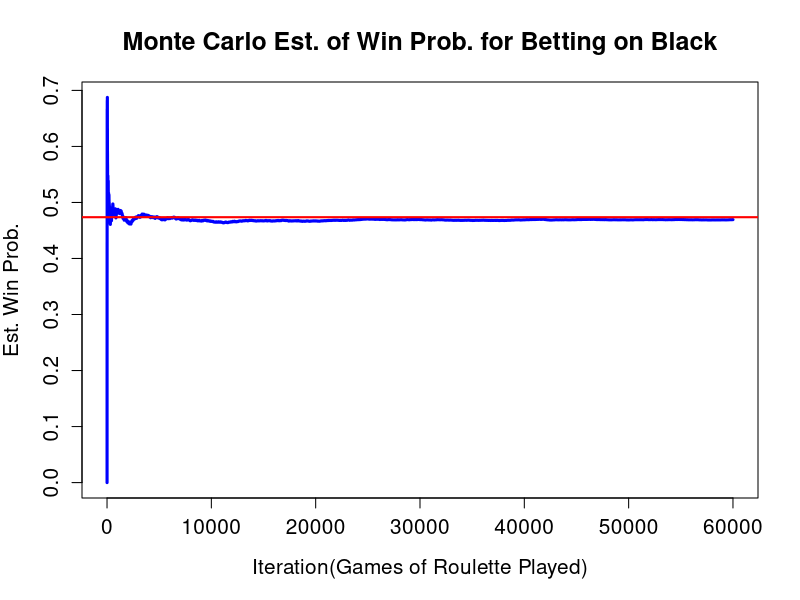
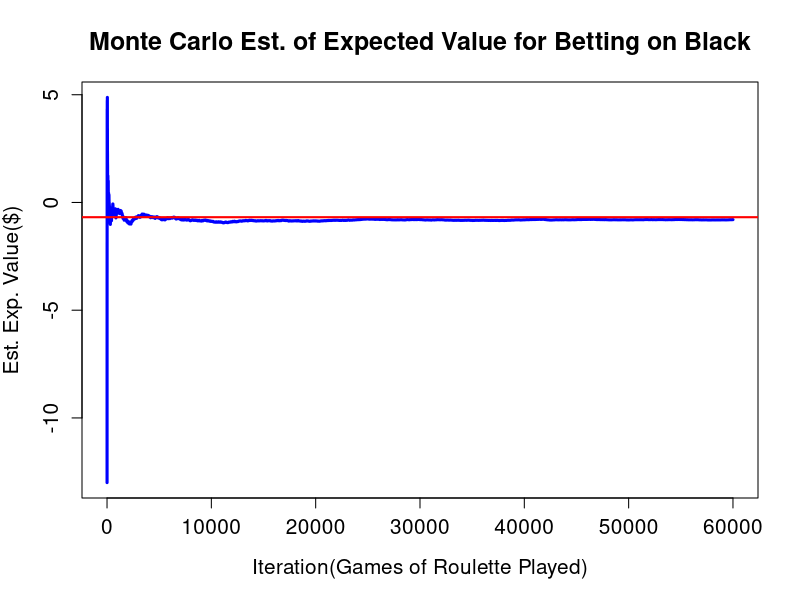
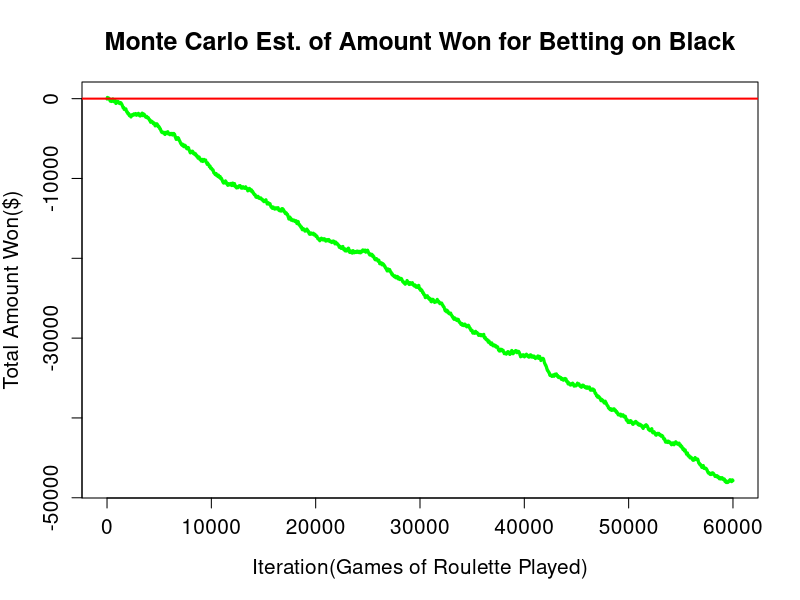
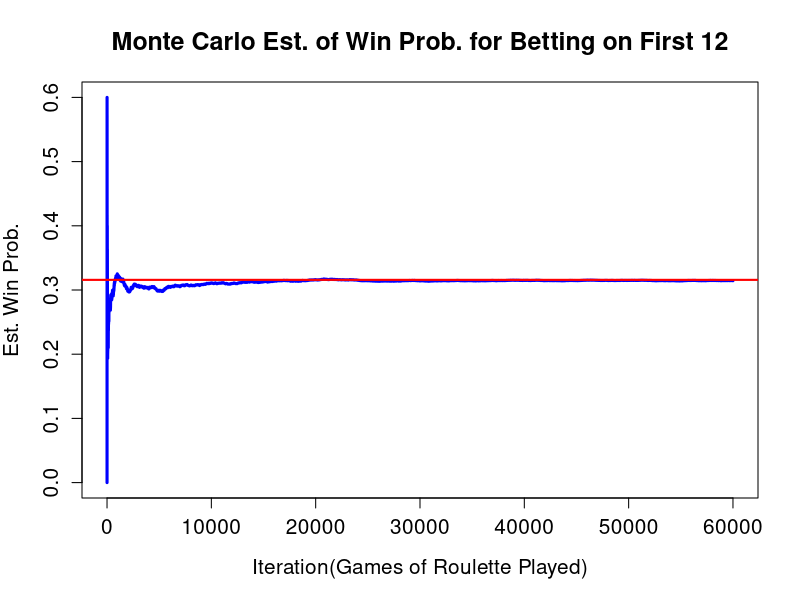
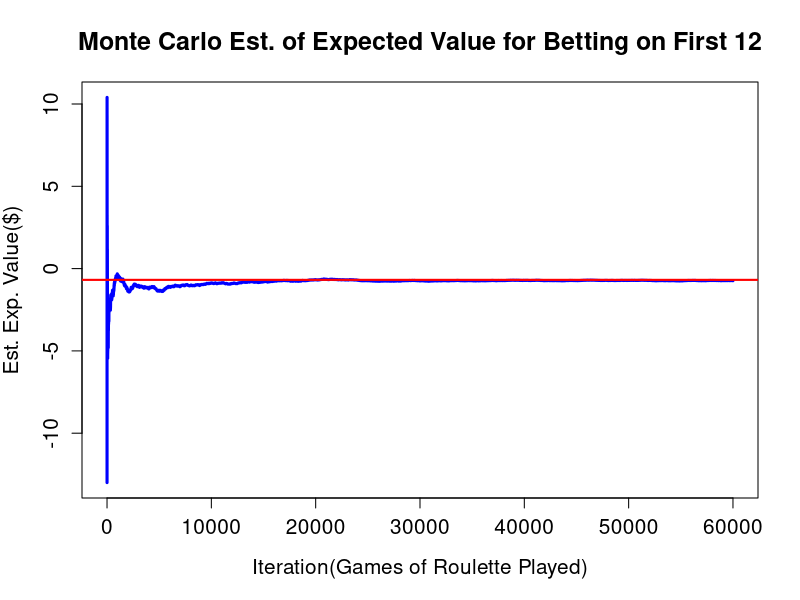
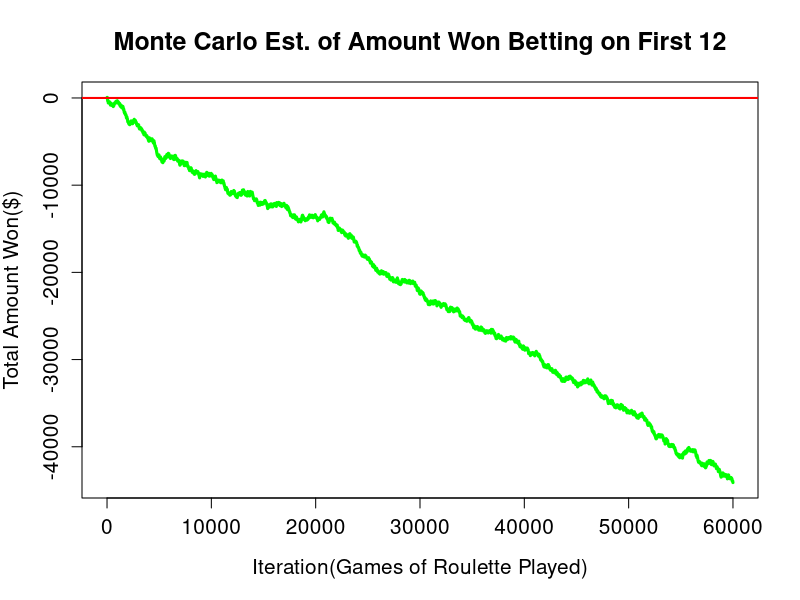
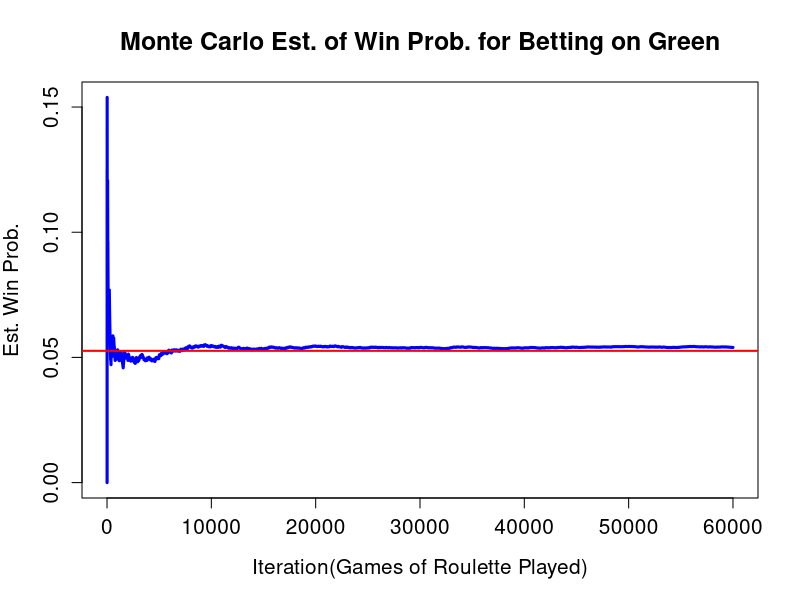
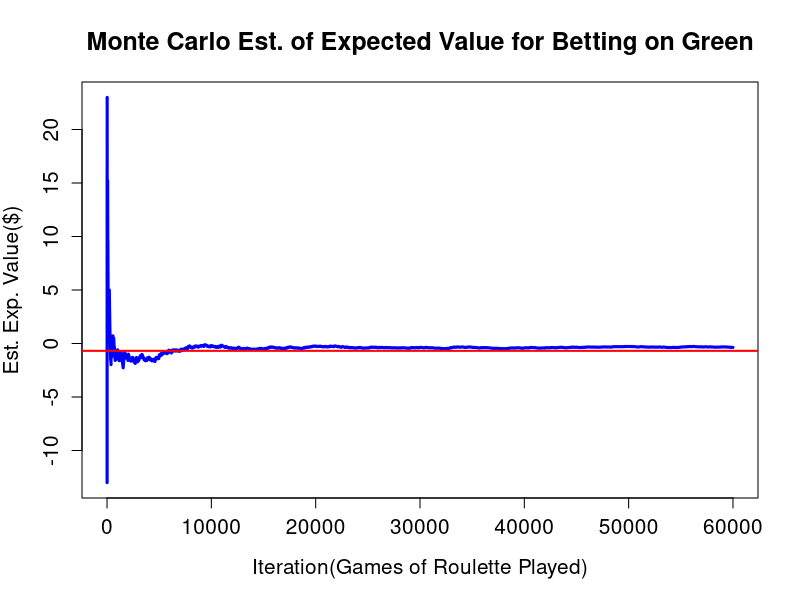

R code for these plots, in order:
#' ---
#' title: "HMK 2: PART 2"
#' author: "Harshil Patel.3001"
#' date: "Oct. 9th, 2018"
#' ---
######################################
# HMK 2: PART 2 - STAT 3201(DONGES)
# HARSHIL PATEL, 10/05/2018   
######################################
#set working directory
setwd("C:/Users/offic/OneDrive - The Ohio State University/data analytics/R programming Files/hmk2")


#Use Monte Carlo simulation to estimate the probability, expected value, total profits of winning bets in roulette 
#if 60000 games were played and the bet parameters were changed.
#The bet payout will be the different for all simulations in this entire script, but the bet amount per game(k) is a constant.
#more information about the game of roulette can be found here: //https://en.wikipedia.org/wiki/Roulette//. 

#start by setting the seed; this ensures you'll get the same random process every time you run the code
set.seed(35)

simulationTrials <- 60000  #simulation trials/total iterations/games played
betAmount<-13    #k, bet amount in dollars that player buys in to bet in single game, is a constant

#the possible spin values for roulette are 00, 0, 1, 2, ..., 36, 
#For the script, value the bet value "00" will be assigned to a new bet value, which is 37.
#hence, the line below maps bet 00 to 37 and leaves all other numbers as entered.
betOptions<-c(0:37) #builds the simulated roulette wheel.


#################################
#Bet Scenario Simulation A
#################################
#Bet on Black, meaning values 2, 4, 6, 8, 10, 11, 13, 15, 17, 20, 22, 24, 26, 28, 29, 31, 33, 35 in roulette wheel, 
#Betting on black has a payout of $1:$1.

betWinPayout_1<-betAmount   #in dollars, if spin is won, you win payout amount,proportional to your buy in, set to Payout of $1:$1.
betLosePayout_1<--1*betAmount #in dollars, if you lose spin, you lose the buy in payment(betAmount) for the spin.

nWins_1<-0  #the number of wins (this is used to count the number of wins)
bet_1<-c(2, 4, 6, 8, 10, 11, 13, 15, 17, 20, 22, 24,26, 28, 29, 31, 33, 35)    #choosen bet, possible values of the bet:Black 

winProp_1<-vector()           #storage vector for the running probalbility of winning.
winAmount_1<-vector()         #storage vector for the total of dollars won in a game.
winAmountTracker_1<-vector()  #storage vector for the running total of dollars won.
averageWinnings_1<-vector()   #storage vector for the running average of dollars won.
spinValues_1<-vector()        #storage vector for the winning numbers.

for (x in 1:simulationTrials) {
  
  spinValues_1[x] <- sample(betOptions,1) #generate a winning number for spin x by randomly choosing a number from 0,1,2, ..., ,37("00")
  
  if(is.element(spinValues_1[x],bet_1)) {                    
    nWins_1<-nWins_1+1                            #compute and store number of wins, at iteration x
    winAmount_1[x]<-betWinPayout_1                #compute and store win total if game is won, at iteration x  
  } else {
    winAmount_1[x]<-betLosePayout_1               #compute and store win total if game is lost, at iteration x
  }
  winProp_1[x]<-nWins_1/x                         #compute and store est'd win prob, at iteration x
  winAmountTracker_1[x]<-sum(winAmount_1)         #compute and store running win total at iteration x
  averageWinnings_1[x]<-sum(winAmount_1)/x        #compute and store running average winnings at iteration x
}

totalWinnings_1<-winAmountTracker_1[simulationTrials]  #total profit at the end of 60000 simulated games of roulette with choosen bet

probOfWinning_1<-winProp_1[simulationTrials]    #expected probability of winnning for one trial(game) according to simualtion loop
#in this simulation we know the true win prob is 18/38 => we can compute the error or absolute error of the simulation results
trueWinProb_1 <- 18/38
error_1 <- probOfWinning_1 - trueWinProb_1
abs.error_1 <- abs(error_1)

expectedValue_1<-averageWinnings_1[simulationTrials]  #expected profits for one trial(game) according to simualtion loop
#in this simulation we know the true expected value, E(x) is betWinPayout*(18/38) + betLosePayout*(20/38) => we can compute the error or absolute error of the est expected value.
trueExpValue_1 <- (betWinPayout_1*(18/38)) + (betLosePayout_1*(20/38))
error.EV_1 <- expectedValue_1 - (trueExpValue_1)
abs.error.EV_1 <- abs(error.EV_1)

#a line plot of the est'd win prob by iteration with the true win prob line shown to show convergence of probability of winning(winProb_1)
par(ps=15)
plot(1:simulationTrials, winProp_1, type='l',lwd=3, col='blue',xlab='Iteration(Games of Roulette Played)', ylab='Est. Win Prob.',main='Monte Carlo Est. of Win Prob. for Betting on Black')
abline(h=trueWinProb_1, col='red', lwd=2)

#a line plot of the est'd avg win by iteration with the true expected win seen to show convergence of est'd exp value
par(ps=15)
plot(1:simulationTrials, averageWinnings_1, type='l',lwd=3, col='blue',xlab='Iteration(Games of Roulette Played)', ylab='Est. Exp. Value($)',main='Monte Carlo Est. of Expected Value for Betting on Black')
abline(h=trueExpValue_1, col='red', lwd=2)

#a line plot of the total amount won by iteration with the break even point($ = 0)
par(ps=15)
plot(1:simulationTrials, winAmountTracker_1, type='l',lwd=3, col='green',xlab='Iteration(Games of Roulette Played)', ylab='Total Amount Won($)',main='Monte Carlo Est. of Amount Won for Betting on Black')
abline(h=0, col='red', lwd=2)
#################################




#################################
#Bet Scenario Simulation B
#################################
#Bet:First 12, meaning even values 1:12 in roulette wheel, # Betting on First 12 has a payout of $1:$2.

betWinPayout_2<-betAmount*2   #in dollars, if spin is won, you win payout amount,proportional to your buy in, set to Payout of $1:$2.
betLosePayout_2<--1*betAmount #in dollars, if you lose spin, you lose the buy in payment(betAmount) for the spin.

nWins_2<-0                #the number of wins (this is used to count the number of wins)
bet_2<-c(1:12)            #choosen bet, possible values of the bet:First 12 which are even values from 1:12 in roulette wheel.

winProp_2<-vector()           #storage vector for the running probalbility of winning.
winAmount_2<-vector()         #storage vector for the total of dollars won in a game.
winAmountTracker_2<-vector()  #storage vector for the running total of dollars won.
averageWinnings_2<-vector()   #storage vector for the running average of dollars won.
spinValues_2<-vector()        #storage vector for the winning numbers.

for (y in 1:simulationTrials) {
  
  spinValues_2[y] <- sample(betOptions,1) #generate a winning number for spin x by randomly choosing a number from 0,1,2, ..., ,37("00")
  
  if(is.element(spinValues_2[y],bet_2)) {                    
    nWins_2<-nWins_2+1                            #compute and store number of wins, at iteration y
    winAmount_2[y]<-betWinPayout_2                #compute and store win total if game is won, at iteration y  
  } else {
    winAmount_2[y]<-betLosePayout_2               #compute and store win total if game is lost, at iteration y
  }
  winProp_2[y]<-nWins_2/y                         #compute and store est'd win prob, at iteration y
  winAmountTracker_2[y]<-sum(winAmount_2)         #compute and store running win total at iteration y
  averageWinnings_2[y]<-sum(winAmount_2)/y        #compute and store running average winnings at iteration y
}

totalWinnings_2<-winAmountTracker_2[simulationTrials]  #total profit at the end of 60000 simulated games of roulette with choosen bet

probOfWinning_2<-winProp_2[simulationTrials]    #expected probability of winnning for one trial(game) according to simualtion loop
#in this simulation we know the true win prob is 12/38 => we can compute the error or absolute error of the simulation results
trueWinProb_2 <- 12/38
error_2 <- probOfWinning_2 - trueWinProb_2
abs.error_2 <- abs(error_2)

expectedValue_2<-averageWinnings_2[simulationTrials]  #expected profits for one trial(game) according to simualtion loop
#in this simulation we know the true expected value, E(x) is betWinPayout*(12/38) + betLosePayout*(26/38) => we can compute the error or absolute error of the est expected value.
trueExpValue_2 <- (betWinPayout_2*(12/38)) + (betLosePayout_2*(26/38))
error.EV_2 <- expectedValue_2 - (trueExpValue_2)
abs.error.EV_2 <- abs(error.EV_2)

#a line plot of the est'd win prob by iteration with the true win prob shown to show convergence of probability of winning(winProb_2)
par(ps=15)
plot(1:simulationTrials, winProp_2, type='l',lwd=3, col='blue',xlab='Iteration(Games of Roulette Played)', ylab='Est. Win Prob.',main='Monte Carlo Est. of Win Prob. for Betting on First 12')
abline(h=trueWinProb_2, col='red', lwd=2)

#a line plot of the est'd avg win by iteration with the true expected win seen to show convergence of est'd exp value
par(ps=15)
plot(1:simulationTrials, averageWinnings_2, type='l',lwd=3, col='blue',xlab='Iteration(Games of Roulette Played)', ylab='Est. Exp. Value($)',main='Monte Carlo Est. of Expected Value for Betting on First 12')
abline(h=trueExpValue_2, col='red', lwd=2)

#a line plot of the total amount won by iteration with the break even point($ = 0) 
par(ps=15)
plot(1:simulationTrials, winAmountTracker_2, type='l',lwd=3, col='green',xlab='Iteration(Games of Roulette Played)', ylab='Total Amount Won($)',main='Monte Carlo Est. of Amount Won Betting on First 12')
abline(h=0, col='red', lwd=2)
#################################



#################################
#Bet Scenario Simulation C
#################################
#Bet on Green, meaning even values between 0 and 00 in roulette wheel, but 00 maps to value 37 on our simulated roulette wheel(betOptions)
#Bet on Green has payout of $1:$17

betWinPayout_3<-betAmount*17   #in dollars, if spin is won, you win payout amount,proportional to your buy in, set to Payout of $1:$17
betLosePayout_3<--1*betAmount #in dollars, if you lose spin, you lose the buy in payment(betAmount) for the spin


nWins_3<-0                #the number of wins (this is used to count the number of wins)
bet_3<-c(0,37)            #choosen bet, possible values of the bet:Green which are values 0 and 37(00) in simulated roulette wheel.


winProp_3<-vector()           #storage vector for the running probalbility of winning.
winAmount_3<-vector()         #storage vector for the total of dollars won in a game.
winAmountTracker_3<-vector()  #storage vector for the running total of dollars won.
averageWinnings_3<-vector()   #storage vector for the running average of dollars won.
spinValues_3<-vector()        #storage vector for the winning numbers.

for (z in 1:simulationTrials) {
  
  spinValues_3[z] <- sample(betOptions,1) #generate a winning number for spin x by randomly choosing a number from 0,1,2, ..., ,37("00")
  
  if(is.element(spinValues_3[z],bet_3)) {                    
    nWins_3<-nWins_3+1                            #compute and store number of wins, at iteration z
    winAmount_3[z]<-betWinPayout_3                #compute and store win total if game is won, at iteration z  
  } else {
    winAmount_3[z]<-betLosePayout_3               #compute and store win total if game is lost, at iteration z
  }
  winProp_3[z]<-nWins_3/z                         #compute and store est'd win prob, at iteration z
  winAmountTracker_3[z]<-sum(winAmount_3)         #compute and store running win total at iteration z
  averageWinnings_3[z]<-sum(winAmount_3)/z        #compute and store running average winnings at iteration z
}

totalWinnings_3<-winAmountTracker_3[simulationTrials]  #total profit at the end of 60000 simulated games of roulette with choosen bet

probOfWinning_3<-winProp_3[simulationTrials]    #expected probability of winnning for one trial(game) according to simualtion loop
#in this simulation we know the true win prob is 2/38 => we can compute the error or absolute error of the simulation results
trueWinProb_3 <- 2/38
error_3 <- probOfWinning_3 - trueWinProb_3
abs.error_3 <- abs(error_3)

expectedValue_3<-averageWinnings_3[simulationTrials]  #expected profits for one trial(game) according to simualtion loop
#in this simulation we know the true expected value, E(x) is betWinPayout*(18/38) + betLosePayout*(20/38) => we can compute the error or absolute error of the est expected value.
trueExpValue_3 <- (betWinPayout_3*(2/38)) + (betLosePayout_3*(36/38))
error.EV_3 <- expectedValue_3 - (trueExpValue_3)
abs.error.EV_3 <- abs(error.EV_3)

#a line plot of the est'd win prob by iteration with the true win prob shown to show convergence of probability of winning(winProb_3)
par(ps=15)
plot(1:simulationTrials, winProp_3, type='l',lwd=3, col='blue',xlab='Iteration(Games of Roulette Played)', ylab='Est. Win Prob.',main='Monte Carlo Est. of Win Prob. for Betting on Green')
abline(h=trueWinProb_3, col='red', lwd=2)

#a line plot of the est'd avg win by iteration with the true expected win seen to show convergence of est'd exp value
par(ps=15)
plot(1:simulationTrials, averageWinnings_3, type='l',lwd=3, col='blue',xlab='Iteration(Games of Roulette Played)', ylab='Est. Exp. Value($)',main='Monte Carlo Est. of Expected Value for Betting on Green')
abline(h=trueExpValue_3, col='red', lwd=2)

#a line plot of the total amount won by iteration with the break even point($ = 0)
par(ps=15)
plot(1:simulationTrials, winAmountTracker_3, type='l',lwd=3, col='green',xlab='Iteration(Games of Roulette Played)', ylab='Total Amount Won($)',main='Monte Carlo Est. of Amount Won for Betting on Green')
abline(h=0, col='red', lwd=2)
#################################











